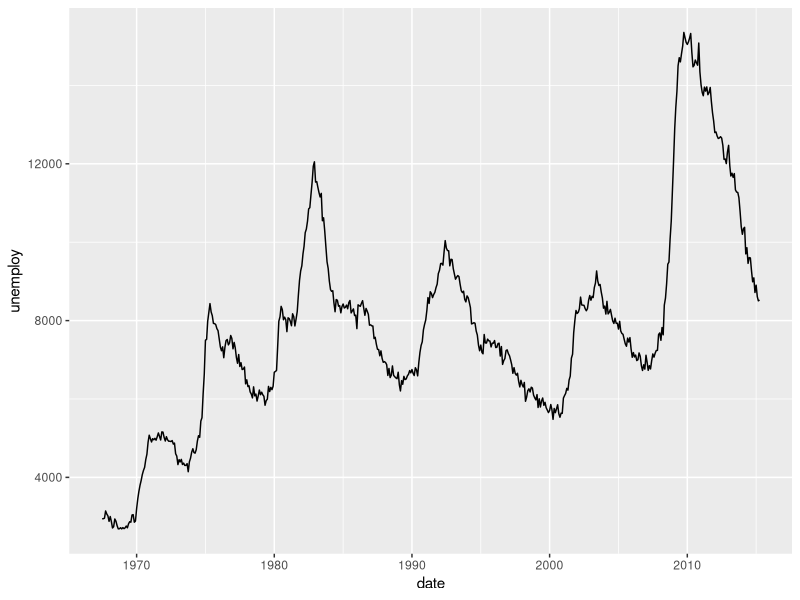
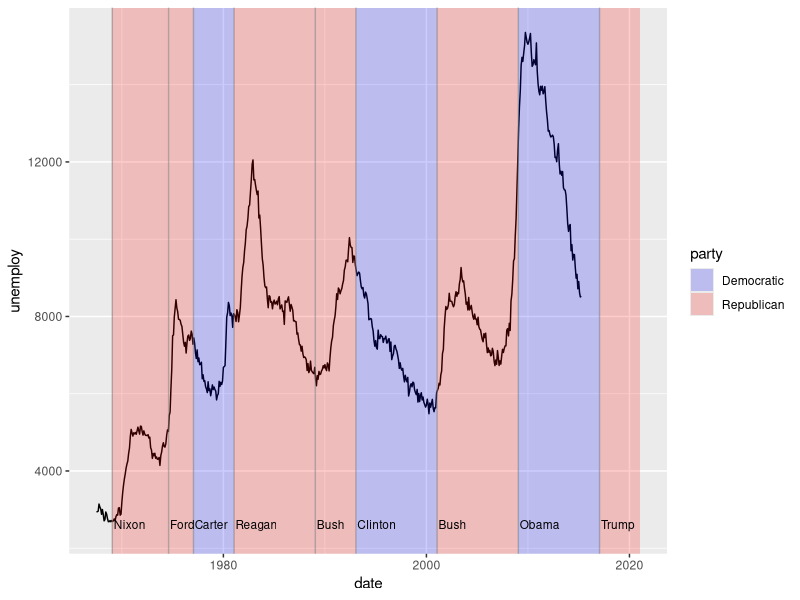
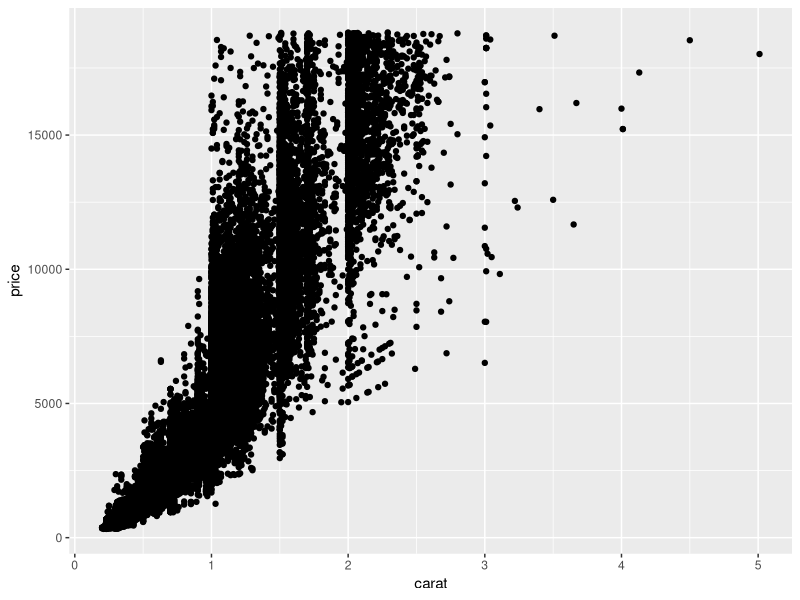
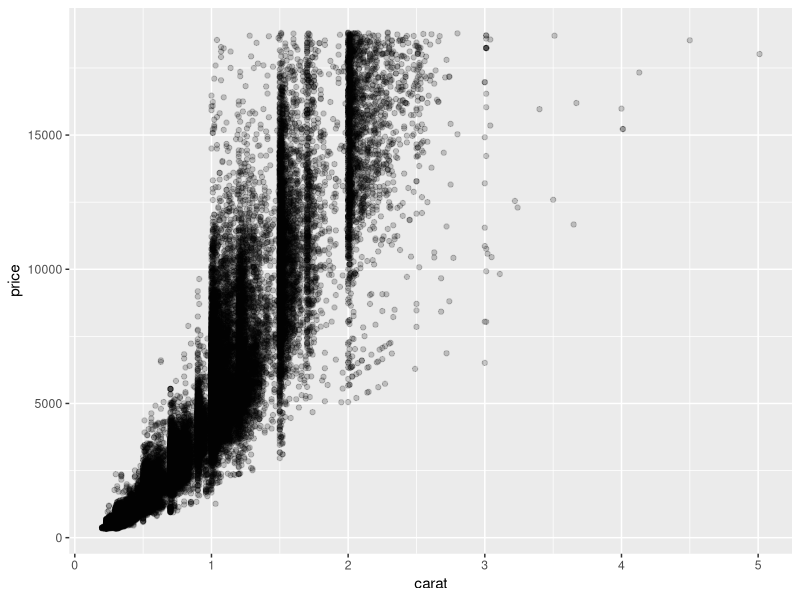
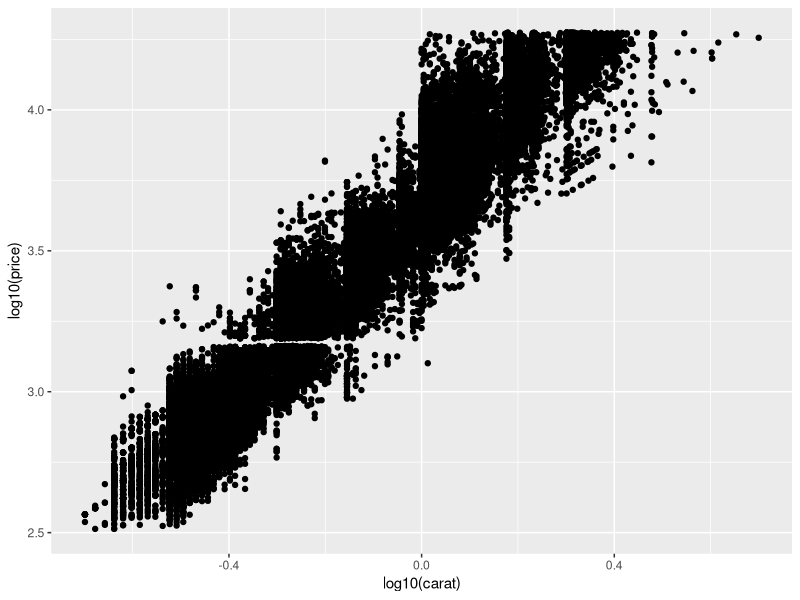
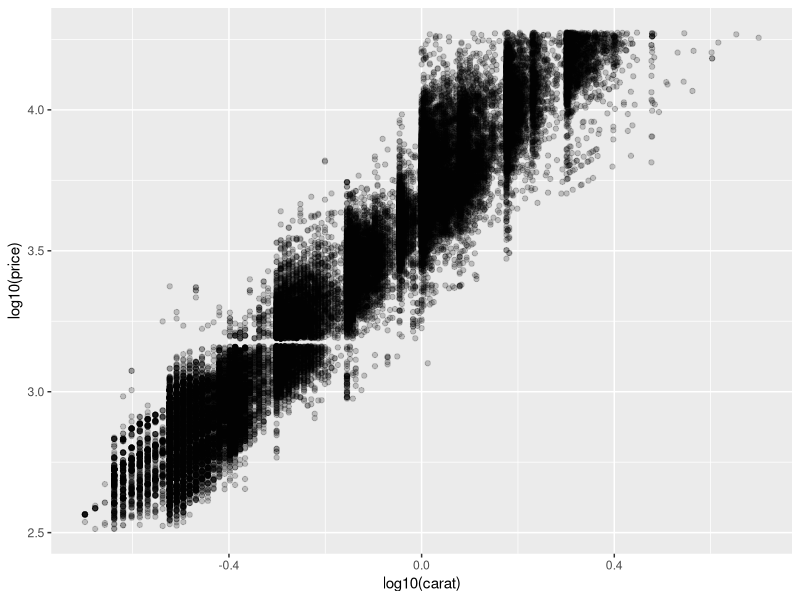
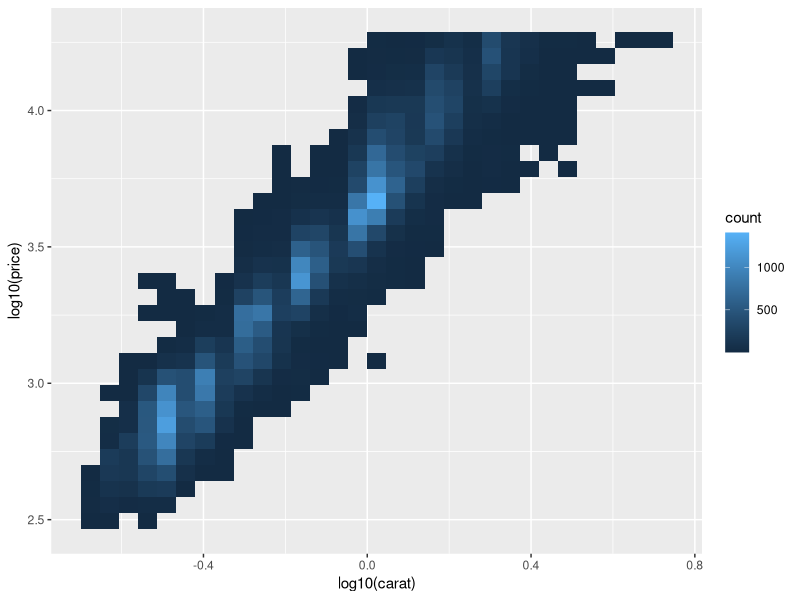
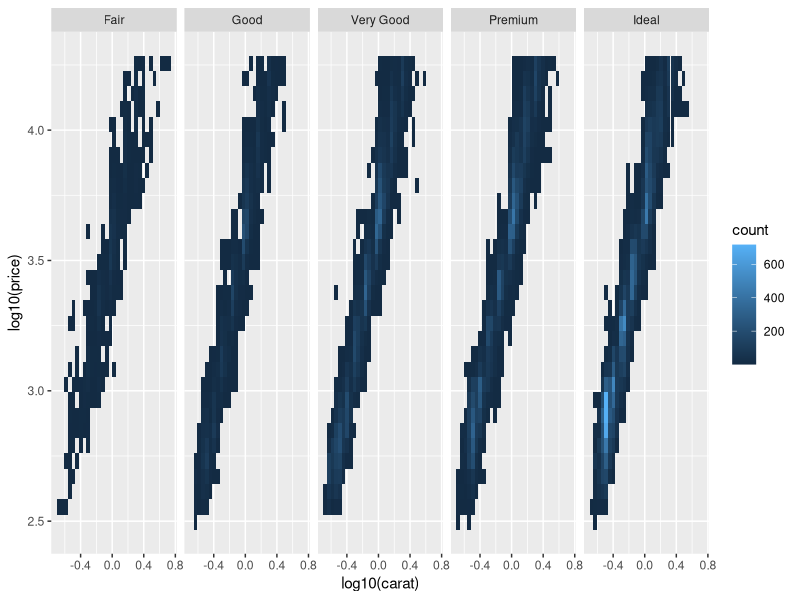

These figures' R source, in order:
getwd()
library(tidyverse)

#미국 실업률 데이터 
ggplot(economics, aes(date, unemploy))+geom_line()

#67년 이후의 데이터만 뽑아서, 두 dataset 의 날짜를 맞추기 위함  
presidential <- subset(presidential, start > economics$date[1])

#미국대통령 정당 바뀔때마다 색깔 다르게 하기 
ggplot(economics) + 
    geom_line(aes(date, unemploy)) +   # x,y 축 지정
    geom_rect(   #직사각형 만들기, x범위 지정해주기. 
    aes(xmin = start, xmax = end, fill = party), #fill party 에 따라서 변수색 다르게 칠해주기
    ymin = -Inf,  ymax = Inf, alpha = 0.2,  #infinity
    data = presidential
    #끝까지 채워주기. aes(ymin=-Inf)하면 변수로 인식하기 때문에 aes() 바깥에서 지정
  ) +
  geom_vline( #vertical line : x축에 대한 정보를 지정해줘야함
    aes(xintercept = as.numeric(start)),  
    data= presidential,  #start 변수는 presidential 데이터셋안에 있어서 데이터 다시 잡아줌
    color = 'gray50', alpha = 0.5  
    #아까 그려진 것 까지 선이 그려짐
  ) + 
  geom_text(
    aes(x = start, y = 2500, label = name), 
    data = presidential, 
    size = 3, vjust = 0, hjust = 0, nudge_x = 50  #just글씨 위아래, 좌우정렬 
    #0 means left-justified
    #1 means right-justified
    #x 50떨어진 곳에 글쓰기
  ) + 
  scale_fill_manual( values= c('blue', 'red'))
  #democratic 할당된 색깔 바꿔주기
  #fill 로 party 채워져있음. fill 색깔 조정하는 함수. 순서대로 넣어준다. 
  
#핸드아웃과 다른 점, x, y축의 이름
#우리가 geom을 한 순서대로 그려진다. 




############################
#annotate()


yrng <- range(economics$unemploy)  #y 변수의 범위
xrng <- range(economics$date)      #x 변수의 범위
caption <- paste(strwrap("Unemployment rates in the US have
                         varied a lot over the years", 40), collapse = "\n") #enter와 같다 줄바꾸

A<-strwrap("Unemployment rates in the US have
                         varied a lot over the years", 40)
paste(A, collapse = '\n') #두개의 문장을 \n 으로 이어라
print(paste(A, collapse = '\n')) #print문 : 1번에 1가지만 가능, 결과 출력한 뒤 개행(줄바꿈)이 일어남
cat(paste(A, collapse = '\n'))   #cat문 : 여러개 출력 가능, 복잡한 형태 출력 불가. 확장 문자열을 해석된 그대로 문자열 출력하기 



############################
#diamonds

ggplot(diamonds, aes(carat, price)) + geom_point()
ggplot(diamonds, aes(carat, price)) + geom_point(alpha=0.2)
ggplot(diamonds, aes(log10(carat), log10(price))) + geom_point()
ggplot(diamonds, aes(log10(carat), log10(price))) + geom_point(alpha=0.2)
#선들이 보이는 이유? 소비자가 선호하는 n캐럿 숫자 맞추려구 ~ 

ggplot(diamonds, aes(log10(carat), log10(price))) + 
         geom_bin2d() #2차원 분포로 보여줘!
         #연한 쪽 많고, 진한쪽 count 적다
ggplot(diamonds, aes(log10(carat), log10(price))) + 
  geom_bin2d() + facet_wrap(~cut, nrow = 1)  
  #컷 별로 알아보기 위해 facet 사용. 나란히 비교하기 위해 1줄로 정렬

#음...price의 상한이 이상한걸? 일정 상한까지 자료가 있나보다. 확인 필요함


#보조선 추가하기
mod_coef <- coef(lm(log10(price)~log10(carat), data = diamonds))  #lm의 coef 만 추출해서 저장
#(Intercept) log10(carat) 
#3.669207     1.675817 
ggplot(diamonds, aes(log10(carat), log10(price))) + 
geom_bin2d() + 
  geom_abline(intercept = mod_coef[1], slope = mod_coef[2], color='white', size=1)+
  facet_wrap(~cut, nrow = 1)  


#그룹별로 mapping 하기
data(Oxboys, package = 'nlme')
head(Oxboys)
#grouped data  class 를 보면 26명의 소년에 대한 자료
#각 소년마다 9 번 관측하고 , 측정 할 때 나이, 키 저장되어있다!
#궁금한거 : 각 소년마다 얼마나 자랐는지 알아보자 
#profile plot 그리기 !


ggplot(Oxboys, aes(age, height, group= Subject)) +
  geom_point() + geom_line( )   #각 그룹별로 따로따로 그림을 그려준다. 
#색깔 다르게 하고 싶으면? color= Subject?!?!?
ggplot(Oxboys, aes(age, height)) +
  geom_point() + geom_line()

ggplot(Oxboys, aes(age, height, group = Subject)) +  #aeS(group) 하위의 모든 그림에 group 정용된다. 
  geom_line()+
  geom_smooth(method = 'lm', size = 2, se=FALSE)
  #자료에 linear fitting  
  #힝 근데 나는 전체적인 linear line 을 보고 싶다구...
ggplot(Oxboys, aes(age, height)) +  #aeS(group) 하위의 모든 그림에 group 정용된다. 
  geom_line(aes(group = Subject ))+  #FALSE 하면 색깔 안나오
  geom_smooth( method = 'lm', size = 2, se=FALSE)


#상자그림 위에 Subject 별 profile line 그리기
ggplot(Oxboys, aes(Occasion, height))+ 
  geom_boxplot()
ggplot(Oxboys, aes(Occasion, height))+ 
  geom_boxplot()+
  geom_line(colour = "#3366FF", alpha = 0.5)

#occasion 이 categorical 변수로 인식된다 ㅠㅠ그 자체가 그룹이 됨

ggplot(Oxboys, aes(Occasion, height))+ 
  geom_boxplot()+
  geom_line(aes(group= Subject), colour = "#3366FF", alpha = 0.5)


ggplot(Oxboys, aes(age, height)) + geom_boxplot()
   # x 변수를 그룹으로 인식하고 boxplot 그림
   # x 변수가 연속형이면 warning 알려주고 하나의 그룹으로 생각하기


